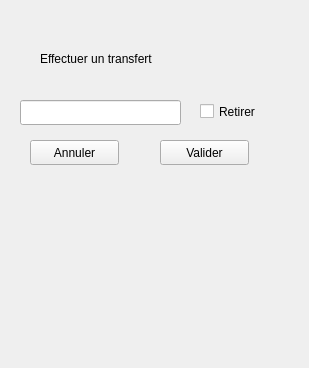
<?xml version="1.0" encoding="UTF-8"?>
<ui version="4.0">
 <class>transfert</class>
 <widget class="QWidget" name="transfert">
  <property name="geometry">
   <rect>
    <x>0</x>
    <y>0</y>
    <width>309</width>
    <height>368</height>
   </rect>
  </property>
  <property name="windowTitle">
   <string>Form</string>
  </property>
  <widget class="QLabel" name="label">
   <property name="geometry">
    <rect>
     <x>40</x>
     <y>50</y>
     <width>181</width>
     <height>17</height>
    </rect>
   </property>
   <property name="text">
    <string>Effectuer un transfert</string>
   </property>
  </widget>
  <widget class="QLineEdit" name="montant">
   <property name="geometry">
    <rect>
     <x>20</x>
     <y>100</y>
     <width>161</width>
     <height>25</height>
    </rect>
   </property>
   <property name="inputMethodHints">
    <set>Qt::ImhDigitsOnly</set>
   </property>
  </widget>
  <widget class="QLabel" name="erreur">
   <property name="geometry">
    <rect>
     <x>10</x>
     <y>190</y>
     <width>261</width>
     <height>17</height>
    </rect>
   </property>
   <property name="text">
    <string/>
   </property>
  </widget>
  <widget class="QPushButton" name="ok">
   <property name="geometry">
    <rect>
     <x>160</x>
     <y>140</y>
     <width>89</width>
     <height>25</height>
    </rect>
   </property>
   <property name="text">
    <string>Valider</string>
   </property>
  </widget>
  <widget class="QPushButton" name="annuler">
   <property name="geometry">
    <rect>
     <x>30</x>
     <y>140</y>
     <width>89</width>
     <height>25</height>
    </rect>
   </property>
   <property name="text">
    <string>Annuler</string>
   </property>
  </widget>
  <widget class="QCheckBox" name="retirer">
   <property name="geometry">
    <rect>
     <x>200</x>
     <y>100</y>
     <width>92</width>
     <height>23</height>
    </rect>
   </property>
   <property name="text">
    <string>Retirer</string>
   </property>
  </widget>
 </widget>
 <resources/>
 <connections/>
</ui>
